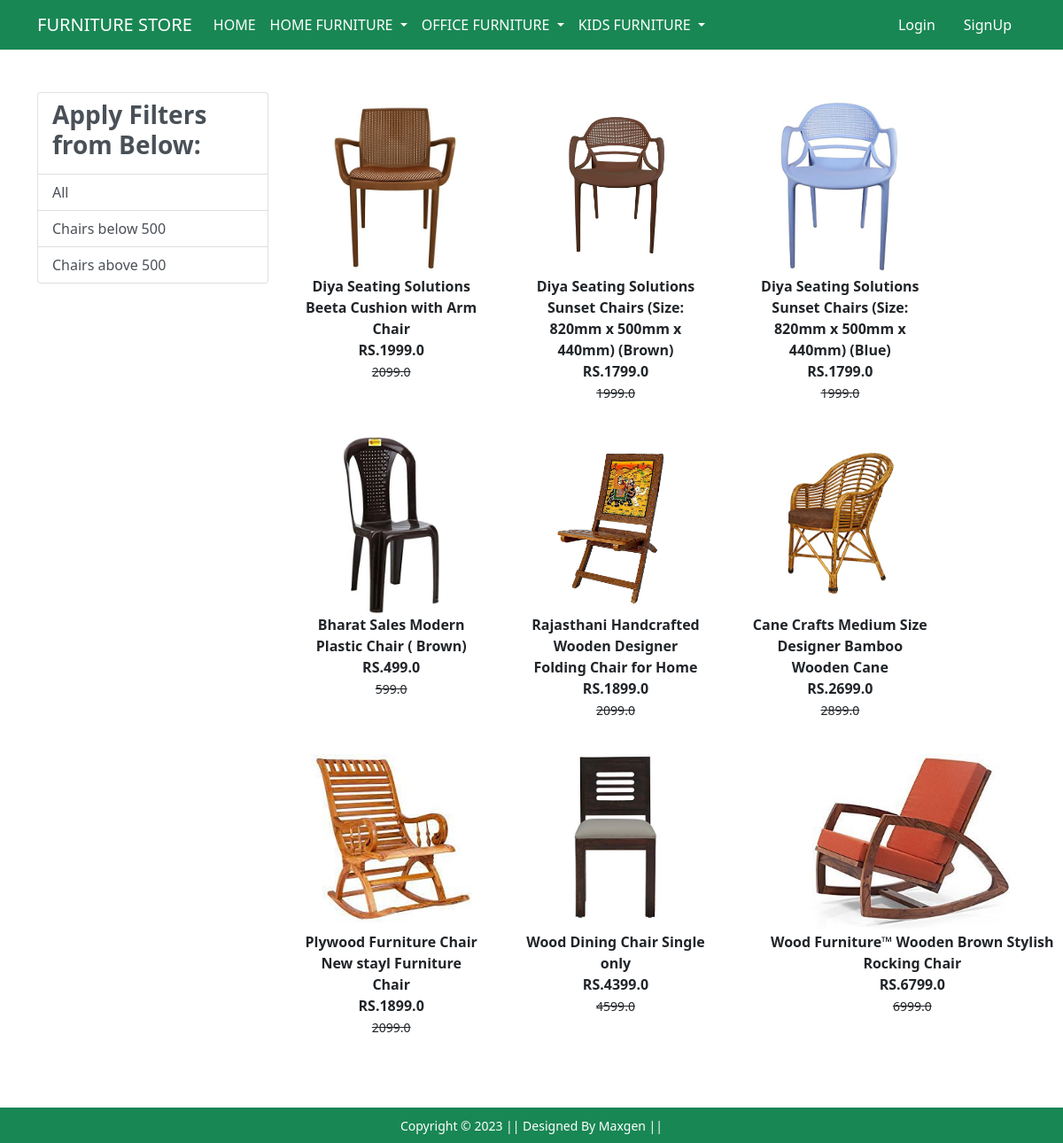
Screenshot of /chair/ with the database file from the repository.
### app/models.py (models this page shows, shortened)
class Product(models.Model):
    title =models.CharField(max_length=100)
    selling_price =models.FloatField()
    discounted_price = models.FloatField()
    description = models.TextField()
    brand = models.CharField(max_length=100)
    category= models.CharField(choices=CATEGORY_CHOICES,max_length=5)
    product_image = models.ImageField(upload_to ="productimg")

### app/views.py (the view)
# urls.py: path('chair/', views.chair, name='chair'),
def chair(request, data=None):
    totalitem=0
    if data == None:
        chair = Product.objects.filter(category='ch')
    elif data=='Manyawar' or data=='Fabindia':
        chair = Product.objects.filter(category='ch').filter(brand=data)
    elif data=='below':
        chair=Product.objects.filter(category='ch').filter(discounted_price__lt=500)
    elif data=='above':
        chair=Product.objects.filter(category='ch').filter(discounted_price__gt=500)
    if request.user.is_authenticated:
         totalitem= len(Cart.objects.filter(user=request.user))
    return render(request, 'app/chair.html',{'chair':chair,'totalitem':totalitem})

### app/templates/app/chair.html (shortened to what this page needs)
{% extends 'app/base.html' %}
{% load static %}
{% block main-content %}
<body>
<div class="container my-5 ">
 <div class="row">
  <div class="col-sm-3">
    <div class="list-group">
        <a href="#" class="list-group-item
         list-group-item-action" aria-current="true" ><h3 class="fw-bold">Apply Filters from Below:</h3></a>
        <a href="{% url 'chair' %}" class="list-group-item
         list-group-item-action" aria-current="true">All</a>
         <a href="{% url 'chairdata' 'below' %}" class="list-group-item
         list-group-item-action" aria-current="true">Chairs below 500</a>
         <a href="{% url 'chairdata' 'above' %}" class="list-group-item
         list-group-item-action" aria-current="true">Chairs above 500</a>
    </div>
  </div>
  <div class="col-sm-8">
      <div class="row">
          {% for product in chair %}
           <div class="col-sm-4 text-center mb-4">
               <a href="{% url 'product-detail' product.id %}" class="btn">
                   <div class="item">
                       <img src="{{product.product_image.url}}" alt="" height="200" class="">
                       <div class="fw-bold">{{product.description}}</div>
                       <div class="fw-bold">RS.{{product.discounted_price}}</div>
                       <small class="fw-light text-decoration-line-through">{{product.selling_price}}</small>
                   </div>
                </a>
            </div>
            {% endfor %}
        </div>
  </div>
 </div>
</div>
</body>
{% endblock main-content %}

### rows the page displays
Product: product_image (picture), description "Diya Seating Solutions Beeta Cushion with Arm Chair", discounted_price "1999.0", selling_price "2099.0"
Product: product_image (picture), description "Diya Seating Solutions Sunset Chairs (Size: 820mm x 500mm x 440mm) (Brown)", discounted_price "1799.0", selling_price "1999.0"
Product: product_image (picture), description "Diya Seating Solutions Sunset Chairs (Size: 820mm x 500mm x 440mm) (Blue)", discounted_price "1799.0", selling_price "1999.0"
Product: product_image (picture), description "Bharat Sales Modern Plastic Chair ( Brown)", discounted_price "499.0", selling_price "599.0"
Product: product_image (picture), description "Rajasthani Handcrafted Wooden Designer Folding Chair for Home", discounted_price "1899.0", selling_price "2099.0"
Product: product_image (picture), description "Cane Crafts Medium Size Designer Bamboo Wooden Cane", discounted_price "2699.0", selling_price "2899.0"
Product: product_image (picture), description "Plywood Furniture Chair New stayl Furniture Chair", discounted_price "1899.0", selling_price "2099.0"
Product: product_image (picture), description "Wood Dining Chair Single only", discounted_price "4399.0", selling_price "4599.0"
Product: product_image (picture), description "Wood Furniture™ Wooden Brown Stylish Rocking Chair", discounted_price "6799.0", selling_price "6999.0"
